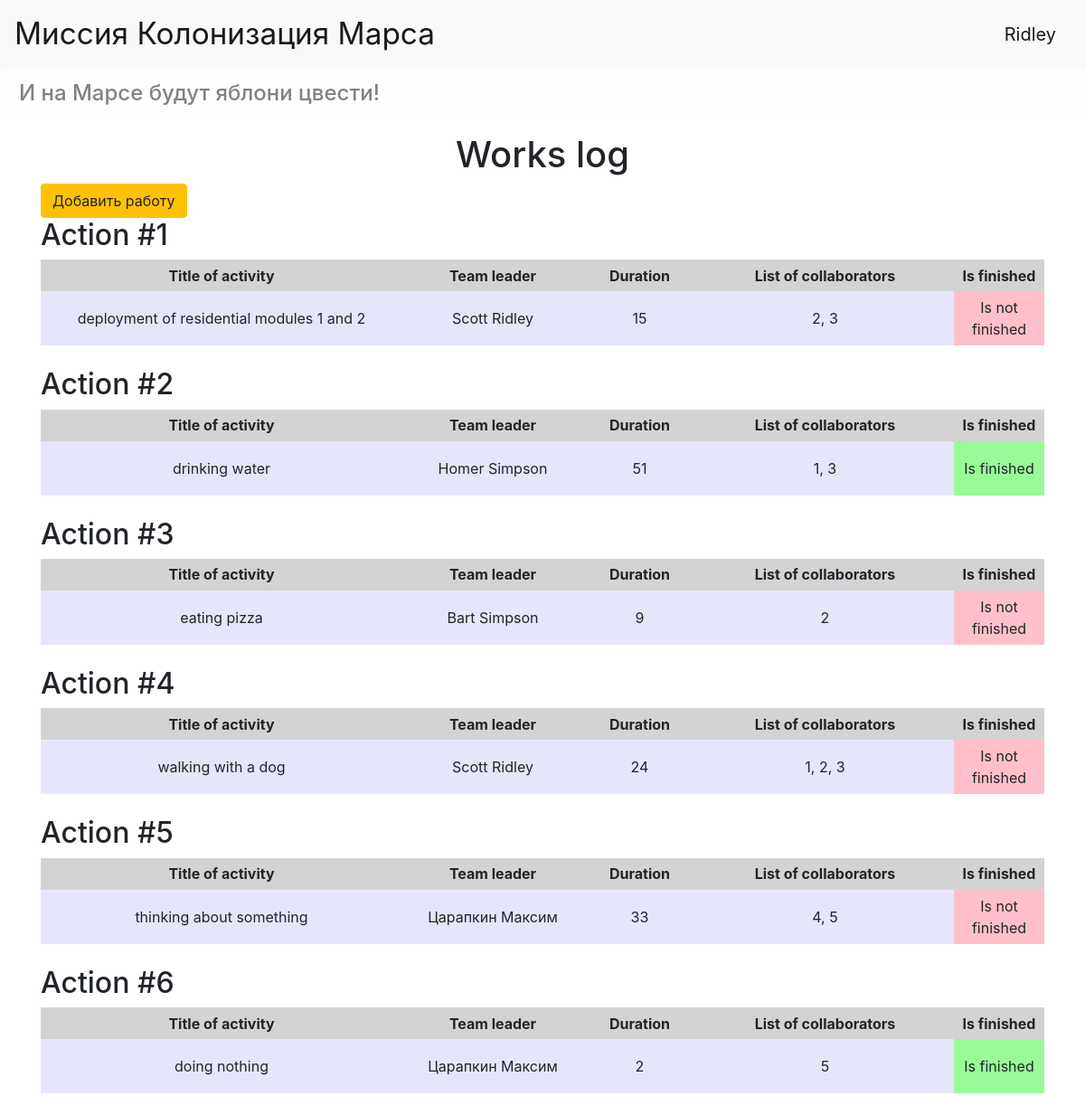
The page /jobs (signed in) on the database its author committed.
### data/users.py (models this page shows, shortened)
class User(SqlAlchemyBase, UserMixin):
    __tablename__ = 'users'
    id = sqlalchemy.Column(sqlalchemy.Integer,
                           primary_key=True, autoincrement=True)
    surname = sqlalchemy.Column(sqlalchemy.String, nullable=True)
    name = sqlalchemy.Column(sqlalchemy.String, nullable=True)
    age = sqlalchemy.Column(sqlalchemy.Integer, nullable=True)
    position = sqlalchemy.Column(sqlalchemy.String, nullable=True)
    speciality = sqlalchemy.Column(sqlalchemy.String, nullable=True)
    address = sqlalchemy.Column(sqlalchemy.String, nullable=True)
    email = sqlalchemy.Column(sqlalchemy.String, unique=True, nullable=True)
    hashed_password = sqlalchemy.Column(sqlalchemy.String, nullable=True)
    modified_date = sqlalchemy.Column(sqlalchemy.DateTime,
                                      default=datetime.datetime.now)
    jobs = orm.relation("Jobs", back_populates='user')
    departments = orm.relation("Department", back_populates='user')

### data/news.py (models this page shows, shortened)
class Jobs(SqlAlchemyBase):
    __tablename__ = 'jobs'
    id = sqlalchemy.Column(sqlalchemy.Integer,
                           primary_key=True, autoincrement=True)
    team_leader = sqlalchemy.Column(sqlalchemy.Integer,
                                    sqlalchemy.ForeignKey("users.id"))
    job = sqlalchemy.Column(sqlalchemy.String, nullable=True)
    work_size = sqlalchemy.Column(sqlalchemy.Integer, nullable=True)
    collaborators = sqlalchemy.Column(sqlalchemy.String, nullable=True)
    start_date = sqlalchemy.Column(sqlalchemy.DateTime,
                                   default=datetime.datetime.now)
    end_date = sqlalchemy.Column(sqlalchemy.DateTime,
                                 default=datetime.datetime.now)
    is_finished = sqlalchemy.Column(sqlalchemy.Boolean, nullable=True, default=False)
    user = orm.relation('User')

### main.py (the view)
@app.route('/jobs')
def jobs_list():
    db_session.global_init('db/blogs.sqlite')
    session = db_session.create_session()
    jobs = session.query(Jobs).all()
    users = session.query(User).all()
    return render_template('jobs.html', jobs=jobs, users=users)

### data/db_session.py (called while the page is built, shortened)
def global_init(db_file):
    global __factory
    if __factory:
        return

def create_session() -> Session:
    global __factory
    return __factory()

### main.py (called while the page is built)
@login_manager.user_loader
def load_user(user_id):
    session = db_session.create_session()
    return session.query(User).get(user_id)

### templates/jobs.html
{% extends 'base.html' %}
{% block content %}
    <h1 align="center">Works log</h1>
    {% if current_user.is_authenticated %}
        <a class="btn btn-warning" href="/addjob">Добавить работу</a>
    {% endif %}
    {% for item in jobs %}
    <div>
        <h2>Action #{{loop.index}}</h2>
        <table>
            <tr><th width="400px">Title of activity</th>
                <th width="200px">Team leader</th>
                <th>Duration</th>
                <th>List of collaborators</th>
                <th>Is finished</th></tr>
            <tr>
                <td bgcolor="Lavender">{{item.job}}</td>
            {% for i in users %}
                {% if i.id == item.team_leader %}
                <td bgcolor="Lavender">
                    {{i.surname}}
                    {{i.name}}
                </td>
                {%endif%}
            {%endfor%}
                <td bgcolor="Lavender">{{item.work_size}}</td>
                <td bgcolor="Lavender">{{item.collaborators}}</td>
                {%if item.is_finished%}
                <td bgcolor="PaleGreen" width="100">Is finished</td>
                {%else%}
                <td bgcolor="pink" width="100">Is not finished</td>
                {%endif%}
            </tr>
        </table>
        <br>
    </div>
    {% endfor %}
{% endblock %}

### templates/base.html (shortened to what this page needs)
<!doctype html>
<html lang="en">
<head>
    <link rel="stylesheet"
          href="https://stackpath.bootstrapcdn.com/bootstrap/4.4.1/css/bootstrap.min.css"
>
    <link rel="stylesheet" type="text/css" href="../static/css/style.css" />
</head>
<body>
<header>
    <nav class="navbar navbar-light bg-light">
        <a class="navbar-brand font_size" href="/jobs">Миссия Колонизация Марса</a>
        {% if current_user.is_authenticated %}
            <a class="navbar-brand" href="/logout">{{ current_user.name }}</a>
        {% else %}
            <p>
                <a class="btn btn-primary " href="/register">Зарегистрироваться</a>
                <a class="btn btn-success" href="/login">Войти</a>
            </p>
        {% endif %}
    </nav>
    <h4 class="alert alert-light">И на Марсе будут яблони цвести!</h4>
</header>
    <main role="main" class="container">
        {% block content %}{% endblock %}
    </main>
</body>
</html>

### static/css/style.css (style rules this page uses)
.font_size { font-size: 25pt; }
table { width: 100% }
th { height: 35px; background-color: #D3D3D3; text-align: center; }
td { height: 60px; text-align: center; }

### rows shown on the page
User: name "Ridley", surname "Scott"
Jobs: job "deployment of residential modules 1 and 2", work_size "15", collaborators "2, 3", is_finished "Is not finished"
Jobs: job "drinking water", work_size "51", collaborators "1, 3", is_finished "Is finished"
User: surname "Homer", name "Simpson"
Jobs: job "eating pizza", work_size "9", collaborators "2", is_finished "Is not finished"
User: surname "Bart", name "Simpson"
Jobs: job "walking with a dog", work_size "24", collaborators "1, 2, 3", is_finished "Is not finished"
Jobs: job "thinking about something", work_size "33", collaborators "4, 5", is_finished "Is not finished"
User: surname "Царапкин", name "Максим"
Jobs: job "doing nothing", work_size "2", collaborators "5", is_finished "Is finished"
